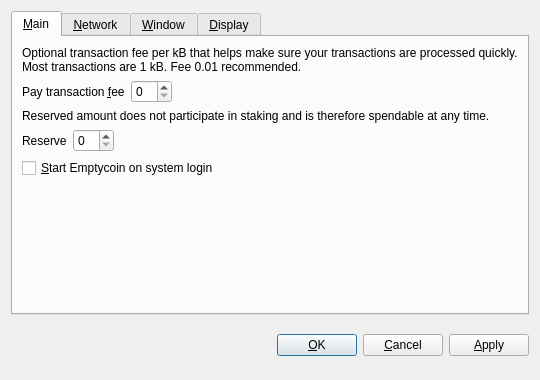
<?xml version="1.0" encoding="UTF-8"?>
<ui version="4.0">
 <class>OptionsDialog</class>
 <widget class="QDialog" name="OptionsDialog">
  <property name="geometry">
   <rect>
    <x>0</x>
    <y>0</y>
    <width>540</width>
    <height>380</height>
   </rect>
  </property>
  <property name="windowTitle">
   <string>Options</string>
  </property>
  <property name="modal">
   <bool>true</bool>
  </property>
  <layout class="QVBoxLayout" name="verticalLayout">
   <item>
    <widget class="QTabWidget" name="tabWidget">
     <property name="tabPosition">
      <enum>QTabWidget::North</enum>
     </property>
     <property name="currentIndex">
      <number>0</number>
     </property>
     <widget class="QWidget" name="tabMain">
      <attribute name="title">
       <string>&amp;Main</string>
      </attribute>
      <layout class="QVBoxLayout" name="verticalLayout_Main">
       <item>
        <widget class="QLabel" name="transactionFeeInfoLabel">
         <property name="text">
          <string>Optional transaction fee per kB that helps make sure your transactions are processed quickly. Most transactions are 1 kB. Fee 0.01 recommended.</string>
         </property>
         <property name="textFormat">
          <enum>Qt::PlainText</enum>
         </property>
         <property name="wordWrap">
          <bool>true</bool>
         </property>
        </widget>
       </item>
       <item>
        <layout class="QHBoxLayout" name="horizontalLayoutFee">
         <item>
          <widget class="QLabel" name="transactionFeeLabel">
           <property name="text">
            <string>Pay transaction &amp;fee</string>
           </property>
           <property name="textFormat">
            <enum>Qt::PlainText</enum>
           </property>
           <property name="buddy">
            <cstring>transactionFee</cstring>
           </property>
          </widget>
         </item>
         <item>
          <widget class="BitcoinAmountField" name="transactionFee"/>
         </item>
         <item>
          <spacer name="horizontalSpacerFee">
           <property name="orientation">
            <enum>Qt::Horizontal</enum>
           </property>
           <property name="sizeHint" stdset="0">
            <size>
             <width>40</width>
             <height>20</height>
            </size>
           </property>
          </spacer>
         </item>
        </layout>
       </item>
       <item>
        <widget class="QLabel" name="reserveBalanceInfoLabel">
         <property name="text">
          <string>Reserved amount does not participate in staking and is therefore spendable at any time.</string>
         </property>
         <property name="textFormat">
          <enum>Qt::PlainText</enum>
         </property>
         <property name="wordWrap">
          <bool>true</bool>
         </property>
        </widget>
       </item>
       <item>
        <layout class="QHBoxLayout" name="horizontalLayoutReserveBalance">
         <item>
          <widget class="QLabel" name="reserveBalanceLabel">
           <property name="text">
            <string>Reserve</string>
           </property>
           <property name="textFormat">
            <enum>Qt::PlainText</enum>
           </property>
           <property name="buddy">
            <cstring>reserveBalance</cstring>
           </property>
          </widget>
         </item>
         <item>
          <widget class="BitcoinAmountField" name="reserveBalance"/>
         </item>
         <item>
          <spacer name="horizontalSpacerReserveBalance">
           <property name="orientation">
            <enum>Qt::Horizontal</enum>
           </property>
           <property name="sizeHint" stdset="0">
            <size>
             <width>40</width>
             <height>20</height>
            </size>
           </property>
          </spacer>
         </item>
        </layout>
       </item>
       <item>
        <widget class="QCheckBox" name="bitcoinAtStartup">
         <property name="toolTip">
          <string>Automatically start Emptycoin after logging in to the system.</string>
         </property>
         <property name="text">
          <string>&amp;Start Emptycoin on system login</string>
         </property>
        </widget>
       </item>
       <item>
        <spacer name="verticalSpacer_Main">
         <property name="orientation">
          <enum>Qt::Vertical</enum>
         </property>
         <property name="sizeHint" stdset="0">
          <size>
           <width>20</width>
           <height>40</height>
          </size>
         </property>
        </spacer>
       </item>
      </layout>
     </widget>
     <widget class="QWidget" name="tabNetwork">
      <attribute name="title">
       <string>&amp;Network</string>
      </attribute>
      <layout class="QVBoxLayout" name="verticalLayout_Network">
       <item>
        <widget class="QCheckBox" name="mapPortUpnp">
         <property name="toolTip">
          <string>Automatically open the Emptycoin client port on the router. This only works when your router supports UPnP and it is enabled.</string>
         </property>
         <property name="text">
          <string>Map port using &amp;UPnP</string>
         </property>
        </widget>
       </item>
       <item>
        <widget class="QCheckBox" name="connectSocks">
         <property name="toolTip">
          <string>Connect to the Emptycoin network through a SOCKS5 proxy (e.g. when connecting through Tor).</string>
         </property>
         <property name="text">
          <string>&amp;Connect through SOCKS5 proxy:</string>
         </property>
        </widget>
       </item>
       <item>
        <layout class="QHBoxLayout" name="horizontalLayout_Network">
         <item>
          <widget class="QLabel" name="proxyIpLabel">
           <property name="text">
            <string>Proxy &amp;IP:</string>
           </property>
           <property name="textFormat">
            <enum>Qt::PlainText</enum>
           </property>
           <property name="buddy">
            <cstring>proxyIp</cstring>
           </property>
          </widget>
         </item>
         <item>
          <widget class="QValidatedLineEdit" name="proxyIp">
           <property name="maximumSize">
            <size>
             <width>140</width>
             <height>16777215</height>
            </size>
           </property>
           <property name="toolTip">
            <string>IP address of the proxy (e.g. 127.0.0.1)</string>
           </property>
          </widget>
         </item>
         <item>
          <widget class="QLabel" name="proxyPortLabel">
           <property name="text">
            <string>&amp;Port:</string>
           </property>
           <property name="textFormat">
            <enum>Qt::PlainText</enum>
           </property>
           <property name="buddy">
            <cstring>proxyPort</cstring>
           </property>
          </widget>
         </item>
         <item>
          <widget class="QLineEdit" name="proxyPort">
           <property name="maximumSize">
            <size>
             <width>55</width>
             <height>16777215</height>
            </size>
           </property>
           <property name="toolTip">
            <string>Port of the proxy (e.g. 9050)</string>
           </property>
          </widget>
         </item>
         <item>
          <spacer name="horizontalSpacer_Network">
           <property name="orientation">
            <enum>Qt::Horizontal</enum>
           </property>
           <property name="sizeHint" stdset="0">
            <size>
             <width>40</width>
             <height>20</height>
            </size>
           </property>
          </spacer>
         </item>
        </layout>
       </item>
       <item>
        <spacer name="verticalSpacer_Network">
         <property name="orientation">
          <enum>Qt::Vertical</enum>
         </property>
         <property name="sizeHint" stdset="0">
          <size>
           <width>20</width>
           <height>40</height>
          </size>
         </property>
        </spacer>
       </item>
      </layout>
     </widget>
     <widget class="QWidget" name="tabWindow">
      <attribute name="title">
       <string>&amp;Window</string>
      </attribute>
      <layout class="QVBoxLayout" name="verticalLayout_Window">
       <item>
        <widget class="QCheckBox" name="minimizeToTray">
         <property name="toolTip">
          <string>Show only a tray icon after minimizing the window.</string>
         </property>
         <property name="text">
          <string>&amp;Minimize to the tray instead of the taskbar</string>
         </property>
        </widget>
       </item>
       <item>
        <widget class="QCheckBox" name="minimizeOnClose">
         <property name="toolTip">
          <string>Minimize instead of exit the application when the window is closed. When this option is enabled, the application will be closed only after selecting Quit in the menu.</string>
         </property>
         <property name="text">
          <string>M&amp;inimize on close</string>
         </property>
        </widget>
       </item>
       <item>
        <spacer name="verticalSpacer_Window">
         <property name="orientation">
          <enum>Qt::Vertical</enum>
         </property>
         <property name="sizeHint" stdset="0">
          <size>
           <width>20</width>
           <height>40</height>
          </size>
         </property>
        </spacer>
       </item>
      </layout>
     </widget>
     <widget class="QWidget" name="tabDisplay">
      <attribute name="title">
       <string>&amp;Display</string>
      </attribute>
      <layout class="QVBoxLayout" name="verticalLayout_Display">
       <item>
        <layout class="QHBoxLayout" name="horizontalLayout_1_Display">
         <item>
          <widget class="QLabel" name="langLabel">
           <property name="text">
            <string>User Interface &amp;language:</string>
           </property>
           <property name="textFormat">
            <enum>Qt::PlainText</enum>
           </property>
           <property name="buddy">
            <cstring>lang</cstring>
           </property>
          </widget>
         </item>
         <item>
          <widget class="QValueComboBox" name="lang">
           <property name="toolTip">
            <string>The user interface language can be set here. This setting will take effect after restarting Emptycoin.</string>
           </property>
          </widget>
         </item>
        </layout>
       </item>
       <item>
        <layout class="QHBoxLayout" name="horizontalLayout_2_Display">
         <item>
          <widget class="QLabel" name="unitLabel">
           <property name="text">
            <string>&amp;Unit to show amounts in:</string>
           </property>
           <property name="textFormat">
            <enum>Qt::PlainText</enum>
           </property>
           <property name="buddy">
            <cstring>unit</cstring>
           </property>
          </widget>
         </item>
         <item>
          <widget class="QValueComboBox" name="unit">
           <property name="toolTip">
            <string>Choose the default subdivision unit to show in the interface and when sending coins.</string>
           </property>
          </widget>
         </item>
        </layout>
       </item>
       <item>
        <widget class="QCheckBox" name="coinControlFeatures">
         <property name="toolTip">
          <string>Whether to show coin control features or not.</string>
         </property>
         <property name="text">
          <string>Display coin &amp;control features (experts only!)</string>
         </property>
        </widget>
       </item>
       <item>
        <spacer name="verticalSpacer_Display">
         <property name="orientation">
          <enum>Qt::Vertical</enum>
         </property>
         <property name="sizeHint" stdset="0">
          <size>
           <width>20</width>
           <height>40</height>
          </size>
         </property>
        </spacer>
       </item>
      </layout>
     </widget>
    </widget>
   </item>
   <item>
    <layout class="QHBoxLayout" name="horizontalLayout_Buttons">
     <item>
      <spacer name="horizontalSpacer_1">
       <property name="orientation">
        <enum>Qt::Horizontal</enum>
       </property>
       <property name="sizeHint" stdset="0">
        <size>
         <width>40</width>
         <height>48</height>
        </size>
       </property>
      </spacer>
     </item>
     <item>
      <widget class="QLabel" name="statusLabel">
       <property name="font">
        <font>
         <weight>75</weight>
         <bold>true</bold>
        </font>
       </property>
       <property name="text">
        <string/>
       </property>
       <property name="textFormat">
        <enum>Qt::PlainText</enum>
       </property>
       <property name="wordWrap">
        <bool>true</bool>
       </property>
      </widget>
     </item>
     <item>
      <spacer name="horizontalSpacer_2">
       <property name="orientation">
        <enum>Qt::Horizontal</enum>
       </property>
       <property name="sizeHint" stdset="0">
        <size>
         <width>40</width>
         <height>48</height>
        </size>
       </property>
      </spacer>
     </item>
     <item>
      <widget class="QPushButton" name="okButton">
       <property name="text">
        <string>&amp;OK</string>
       </property>
      </widget>
     </item>
     <item>
      <widget class="QPushButton" name="cancelButton">
       <property name="text">
        <string>&amp;Cancel</string>
       </property>
       <property name="autoDefault">
        <bool>false</bool>
       </property>
      </widget>
     </item>
     <item>
      <widget class="QPushButton" name="applyButton">
       <property name="text">
        <string>&amp;Apply</string>
       </property>
       <property name="autoDefault">
        <bool>false</bool>
       </property>
      </widget>
     </item>
    </layout>
   </item>
  </layout>
 </widget>
 <customwidgets>
  <customwidget>
   <class>BitcoinAmountField</class>
   <extends>QSpinBox</extends>
   <header>bitcoinamountfield.h</header>
   <container>1</container>
  </customwidget>
  <customwidget>
   <class>QValidatedLineEdit</class>
   <extends>QLineEdit</extends>
   <header>qvalidatedlineedit.h</header>
  </customwidget>
  <customwidget>
   <class>QValueComboBox</class>
   <extends>QComboBox</extends>
   <header>qvaluecombobox.h</header>
  </customwidget>
 </customwidgets>
 <resources/>
 <connections/>
</ui>
